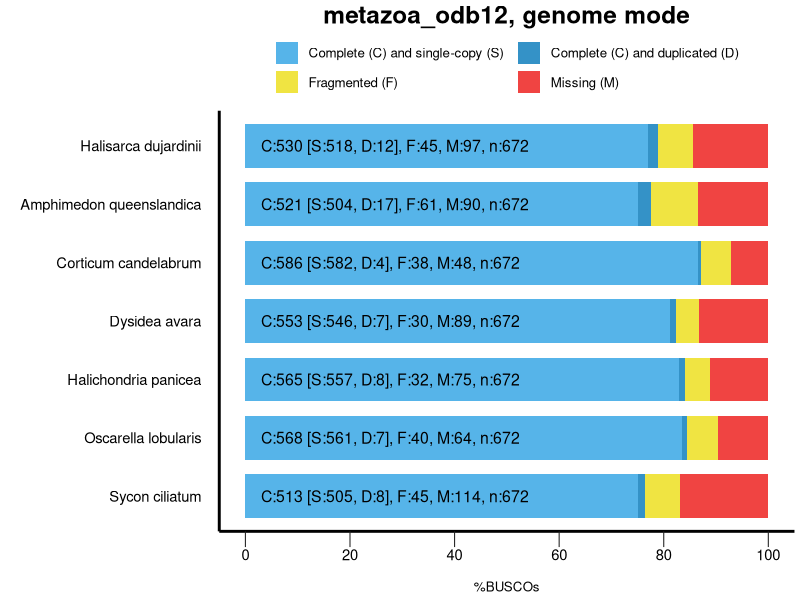
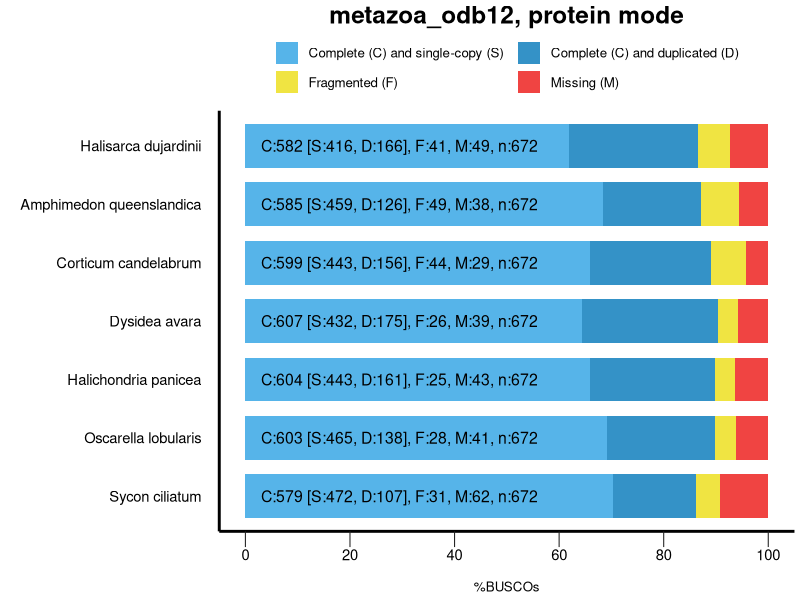
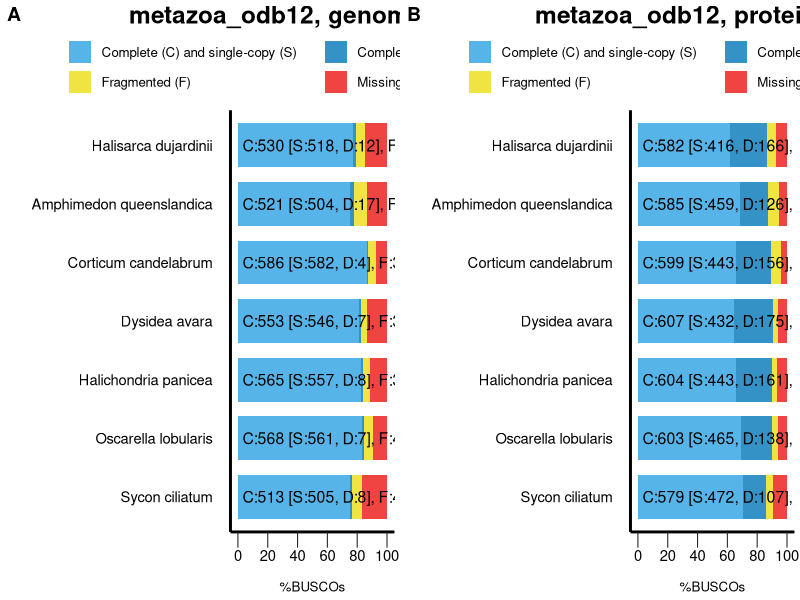
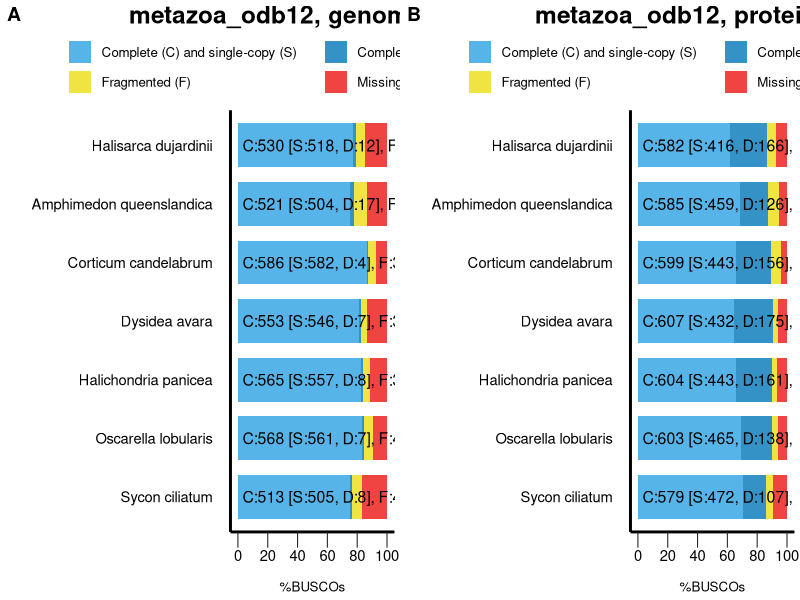

R code for these plots, in order:
## ---- chunk 1
knitr::opts_chunk$set(echo = TRUE)
## ---- chunk 2
# Load the required libraries
library(ggplot2)
library("grid")
library(ggpubr)
## ---- chunk 3
# !!! CONFIGURE YOUR PLOT HERE !!! 
# Output
my_output <- paste("/gpfs/data/gpfs0/vasiliy.zubarev/Sponge/Analysis/2025_04_23_compleasm","busco_figure.png",sep="/") 
my_width <- 20
my_height <- 10
my_unit <- "cm"

# Colors
my_colors <- c("#56B4E9", "#3492C7", "#F0E442", "#F04442")
# Bar height ratio
my_bar_height <- 0.75

# Legend
my_title <- "metazoa_odb12, genome mode"

# Font
my_family <- "sans"
my_size_ratio <- 1

# !!! SEE YOUR DATA HERE !!! 
# Your data as generated by python, remove or add more
my_species <- c('Halisarca dujardinii', 'Halisarca dujardinii', 'Halisarca dujardinii', 'Halisarca dujardinii', 'Amphimedon queenslandica', 'Amphimedon queenslandica', 'Amphimedon queenslandica', 'Amphimedon queenslandica', 'Corticum candelabrum', 'Corticum candelabrum', 'Corticum candelabrum', 'Corticum candelabrum', 'Dysidea avara', 'Dysidea avara', 'Dysidea avara', 'Dysidea avara', 'Halichondria panicea', 'Halichondria panicea', 'Halichondria panicea', 'Halichondria panicea', 'Oscarella lobularis', 'Oscarella lobularis', 'Oscarella lobularis', 'Oscarella lobularis', 'Sycon ciliatum', 'Sycon ciliatum', 'Sycon ciliatum', 'Sycon ciliatum')
my_species <- factor(my_species)
my_species <- factor(my_species,levels(my_species)[c(7,6,4,3,2,1,5)]) # reorder your species here just by changing the values in the vector :
my_percentage <- c(77.08, 1.79, 6.70, 14.43, 75.00, 2.53, 9.08, 13.39, 86.61, 0.60, 5.65, 7.14, 81.25, 1.04, 4.46, 13.24, 82.89, 1.19, 4.76, 11.16, 83.48, 1.04, 5.95, 9.52, 75.15, 1.19, 6.70, 16.96)
my_values <- c(518, 12, 45, 97, 504, 17, 61, 90, 582, 4, 38, 48, 546, 7, 30, 89, 557, 8, 32, 75, 561, 7, 40, 64, 505, 8, 45, 114)

######################################
######################################
######################################
# Code to produce the graph
labsize = 1
if (length(levels(my_species)) > 10){
 labsize = 0.66
}
print("Plotting the figure ...")
category <- c(rep(c("S","D","F","M"),c(1)))
category <-factor(category)
category = factor(category,levels(category)[c(4,1,2,3)])
df = data.frame(my_species,my_percentage,my_values,category)

figure1 <- ggplot() + 
  
  geom_bar(aes(y = my_percentage, x = my_species, fill = category), position = position_stack(reverse = TRUE), data = df, stat="identity", width=my_bar_height) + 
  coord_flip() + 
  theme_gray(base_size = 8) + 
  scale_y_continuous(labels = c("0","20","40","60","80","100"), breaks = c(0,20,40,60,80,100)) + 
  scale_fill_manual(values = my_colors,labels =c(" Complete (C) and single-copy (S)  ",
                                                 " Complete (C) and duplicated (D)",
                                                 " Fragmented (F)  ",
                                                 " Missing (M)")) +   
  ggtitle(my_title) + 
  xlab("") + 
  ylab("\n%BUSCOs") + 

  theme(plot.title = element_text(family=my_family, hjust=0.5, colour = "black", size = rel(2.2)*my_size_ratio, face = "bold")) + 
  theme(legend.position="top",legend.title = element_blank()) + 
  theme(legend.text = element_text(family=my_family, size = rel(1.2)*my_size_ratio)) + 
  theme(panel.background = element_rect(color="#FFFFFF", fill="white")) + 
  theme(panel.grid.minor = element_blank()) + 
  theme(panel.grid.major = element_blank()) +
  theme(axis.text.y = element_text(family=my_family, colour = "black", size = rel(1.66)*my_size_ratio)) + 
  theme(axis.text.x = element_text(family=my_family, colour = "black", size = rel(1.66)*my_size_ratio)) + 
  theme(axis.line = element_line(size=1*my_size_ratio, colour = "black")) + 
  theme(axis.ticks.length = unit(.85, "cm")) + 
  theme(axis.ticks.y = element_line(colour="white", size = 0)) + 
  theme(axis.ticks.x = element_line(colour="#222222")) + 
  theme(axis.ticks.length = unit(0.4, "cm")) + 
  theme(axis.title.x = element_text(family=my_family, size=rel(1.2)*my_size_ratio)) + 
  
  guides(fill = guide_legend(override.aes = list(colour = NULL))) +
  guides(fill=guide_legend(nrow=2,byrow=TRUE))
  
  for(i in rev(c(1:length(levels(my_species))))){
    detailed_values <- my_values[my_species==my_species[my_species==levels(my_species)[i]]]
    total_buscos <- sum(detailed_values)
    figure1 <- figure1 + 
    annotate("text", label=paste("C:", detailed_values[1] + detailed_values[2], " [S:", detailed_values[1], ", D:", detailed_values[2], "], F:", detailed_values[3], ", M:", detailed_values[4], ", n:", total_buscos, sep=""), 
             y=3, x = i, size = labsize*4*my_size_ratio, colour = "black", hjust=0, family=my_family)
  }

figure1  
#ggsave(figure, file=my_output, width = my_width, height = my_height, unit = my_unit)
#print("Done")
## ---- chunk 4

# !!! CONFIGURE YOUR PLOT HERE !!! 
# Output
my_output <- paste("/gpfs/data/gpfs0/vasiliy.zubarev/Sponge/Analysis/2025_04_23_compleasm","busco_figure.png",sep="/") 
my_width <- 20
my_height <- 20
my_unit <- "cm"

# Colors
my_colors <- c("#56B4E9", "#3492C7", "#F0E442", "#F04442")
# Bar height ratio
my_bar_height <- 0.75

# Legend
my_title <- "metazoa_odb12, protein mode"

# Font
my_family <- "sans"
my_size_ratio <- 1

# !!! SEE YOUR DATA HERE !!! 
# Your data as generated by python, remove or add more
my_species <- c('Amphimedon queenslandica', 'Amphimedon queenslandica', 'Amphimedon queenslandica', 'Amphimedon queenslandica', 'Corticum candelabrum', 'Corticum candelabrum', 'Corticum candelabrum', 'Corticum candelabrum', 'Dysidea avara', 'Dysidea avara', 'Dysidea avara', 'Dysidea avara', 'Halichondria panicea', 'Halichondria panicea', 'Halichondria panicea', 'Halichondria panicea', 'Halisarca dujardinii', 'Halisarca dujardinii', 'Halisarca dujardinii', 'Halisarca dujardinii', 'Oscarella lobularis', 'Oscarella lobularis', 'Oscarella lobularis', 'Oscarella lobularis', 'Sycon ciliatum', 'Sycon ciliatum', 'Sycon ciliatum', 'Sycon ciliatum')
my_species <- factor(my_species)
my_species <- factor(my_species,levels(my_species)[c(7,6,4,3,2,1,5)]) # reorder your species here just by changing the values in the vector :
my_percentage <- c(68.30, 18.75, 7.29, 5.65, 65.92, 23.21, 6.55, 4.32, 64.29, 26.04, 3.87, 5.80, 65.92, 23.96, 3.72, 6.40, 61.90, 24.70, 6.10, 7.29, 69.20, 20.54, 4.17, 6.10, 70.24, 15.92, 4.61, 9.23)
my_values <- c(459, 126, 49, 38, 443, 156, 44, 29, 432, 175, 26, 39, 443, 161, 25, 43, 416, 166, 41, 49, 465, 138, 28, 41, 472, 107, 31, 62)

######################################
######################################
######################################
# Code to produce the graph
labsize = 1
if (length(levels(my_species)) > 10){
 labsize = 0.66
}
print("Plotting the figure ...")
category <- c(rep(c("S","D","F","M"),c(1)))
category <-factor(category)
category = factor(category,levels(category)[c(4,1,2,3)])
df = data.frame(my_species,my_percentage,my_values,category)

figure2 <- ggplot() + 
  
  geom_bar(aes(y = my_percentage, x = my_species, fill = category), position = position_stack(reverse = TRUE), data = df, stat="identity", width=my_bar_height) + 
  coord_flip() + 
  theme_gray(base_size = 8) + 
  scale_y_continuous(labels = c("0","20","40","60","80","100"), breaks = c(0,20,40,60,80,100)) + 
  scale_fill_manual(values = my_colors,labels =c(" Complete (C) and single-copy (S)  ",
                                                 " Complete (C) and duplicated (D)",
                                                 " Fragmented (F)  ",
                                                 " Missing (M)")) +   
  ggtitle(my_title) + 
  xlab("") + 
  ylab("\n%BUSCOs") + 

  theme(plot.title = element_text(family=my_family, hjust=0.5, colour = "black", size = rel(2.2)*my_size_ratio, face = "bold")) + 
  theme(legend.position="top",legend.title = element_blank()) + 
  theme(legend.text = element_text(family=my_family, size = rel(1.2)*my_size_ratio)) + 
  theme(panel.background = element_rect(color="#FFFFFF", fill="white")) + 
  theme(panel.grid.minor = element_blank()) + 
  theme(panel.grid.major = element_blank()) +
  theme(axis.text.y = element_text(family=my_family, colour = "black", size = rel(1.66)*my_size_ratio)) + 
  theme(axis.text.x = element_text(family=my_family, colour = "black", size = rel(1.66)*my_size_ratio)) + 
  theme(axis.line = element_line(size=1*my_size_ratio, colour = "black")) + 
  theme(axis.ticks.length = unit(.85, "cm")) + 
  theme(axis.ticks.y = element_line(colour="white", size = 0)) + 
  theme(axis.ticks.x = element_line(colour="#222222")) + 
  theme(axis.ticks.length = unit(0.4, "cm")) + 
  theme(axis.title.x = element_text(family=my_family, size=rel(1.2)*my_size_ratio)) + 
  
  guides(fill = guide_legend(override.aes = list(colour = NULL))) +
  guides(fill=guide_legend(nrow=2,byrow=TRUE))
  
  for(i in rev(c(1:length(levels(my_species))))){
    detailed_values <- my_values[my_species==my_species[my_species==levels(my_species)[i]]]
    total_buscos <- sum(detailed_values)
    figure2 <- figure2 + 
    annotate("text", label=paste("C:", detailed_values[1] + detailed_values[2], " [S:", detailed_values[1], ", D:", detailed_values[2], "], F:", detailed_values[3], ", M:", detailed_values[4], ", n:", total_buscos, sep=""), 
             y=3, x = i, size = labsize*4*my_size_ratio, colour = "black", hjust=0, family=my_family)
  }

figure2  
#ggsave(figure, file=my_output, width = my_width, height = my_height, unit = my_unit)
#print("Done")
## ---- chunk 5
ggarrange(figure1, figure2, 
          labels = c("A", "B"),
          ncol = 2, nrow = 1)
ggsave('compleasm.pdf', height = 7, width = 14)
